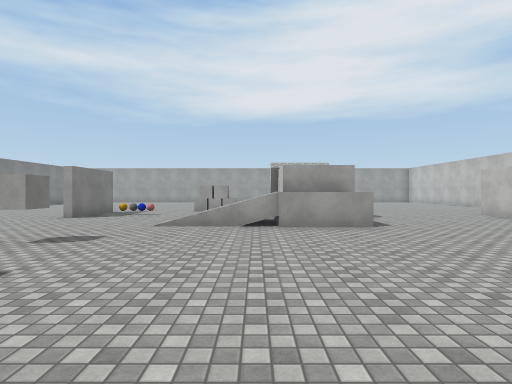
View 1 (above)

19 first-person views from a walk through a scene from a Unity 3-D project. The camera is 1.5 m above the floor, looks level and sees 80° across. The floor is counted in squares, 2 m on a side. Each view is taken from the middle of a square. On the plan, view 1 faces up. The plan holds only what a view shows up to about 10 squares ahead; the rest is blank. The player character is not drawn. Surface patterns are stand-ins for the level's own textures.

View 2
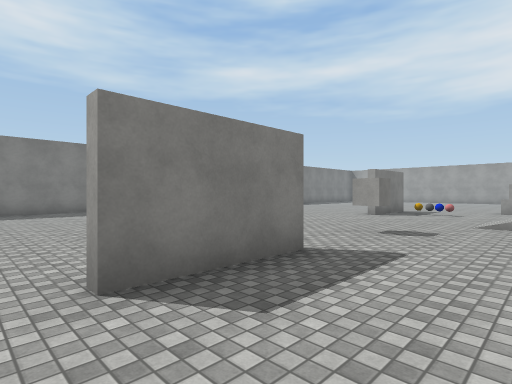

View 3
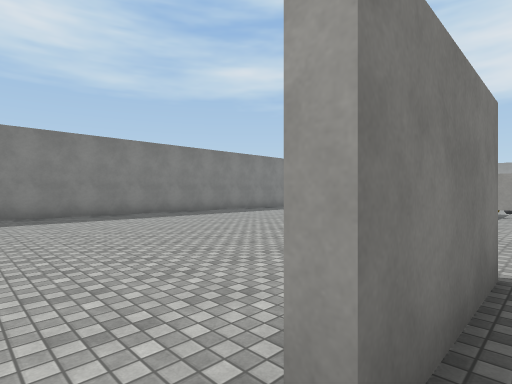

View 4
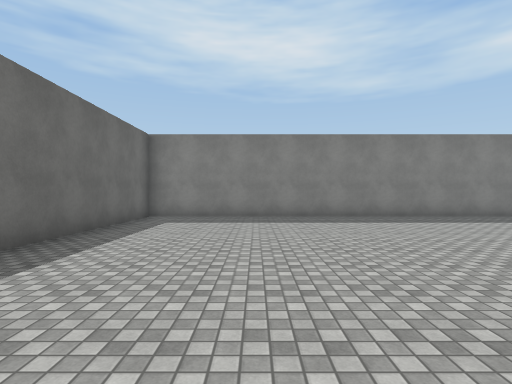

View 5
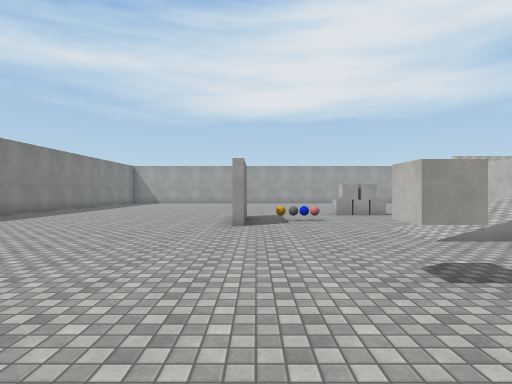

View 6
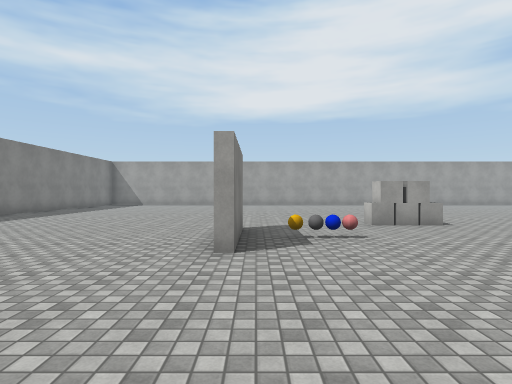

View 7
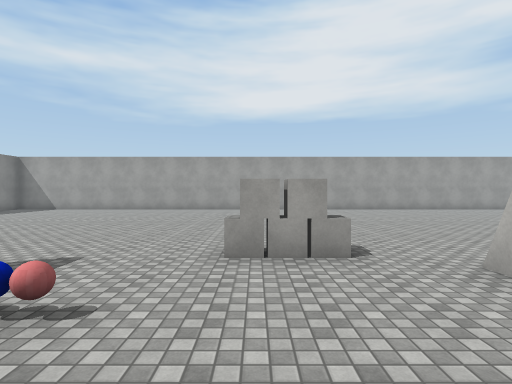

View 8
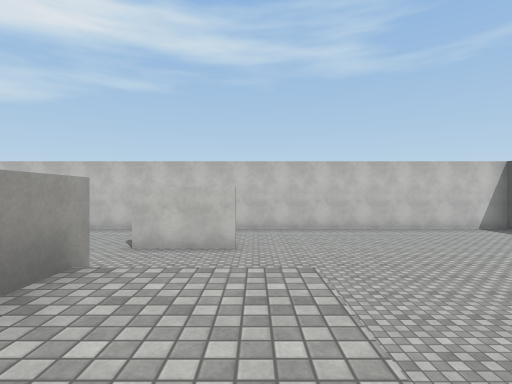

View 9
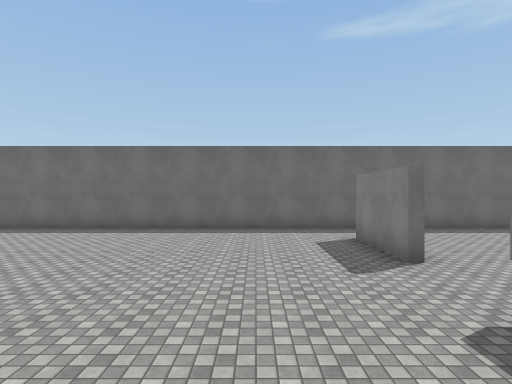

View 10
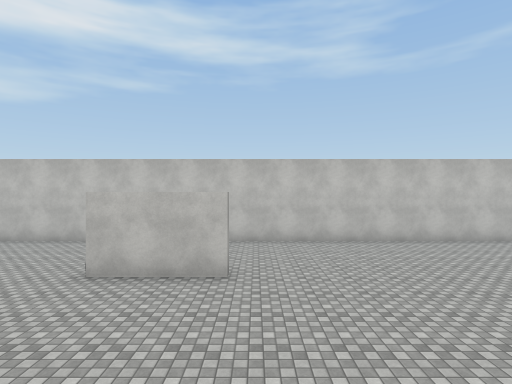

View 11
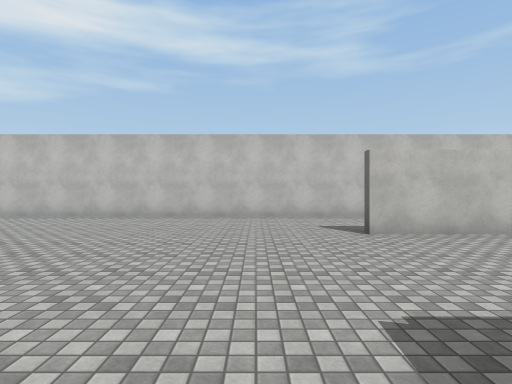

View 12
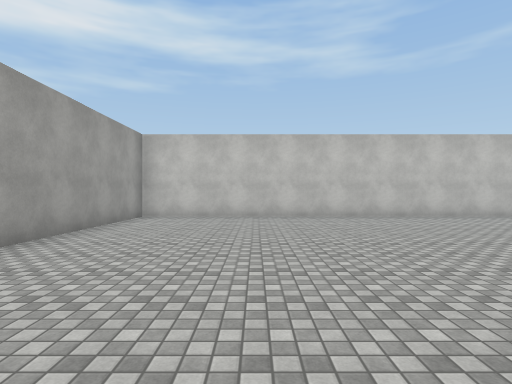

View 13
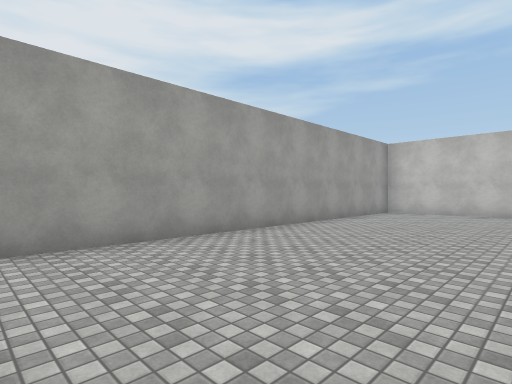

View 14
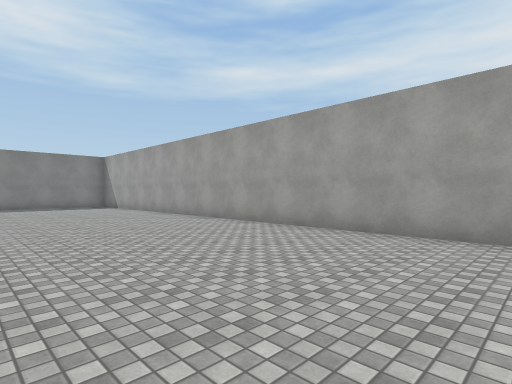

View 15
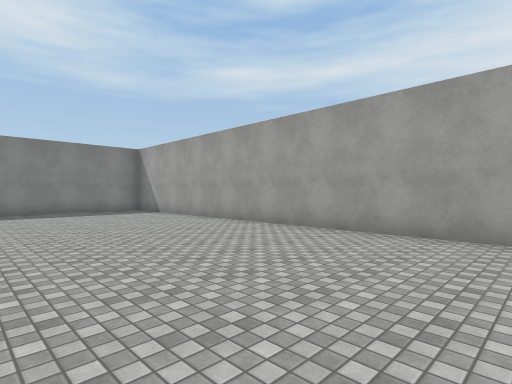

View 16
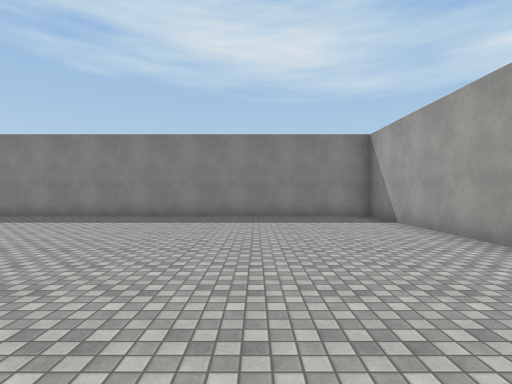

View 17
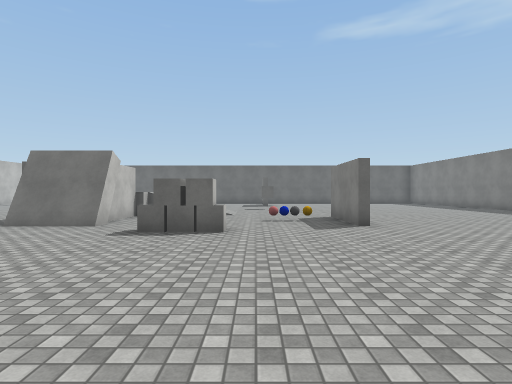

View 18
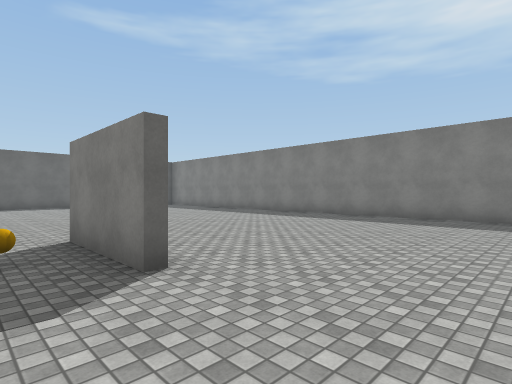

View 19
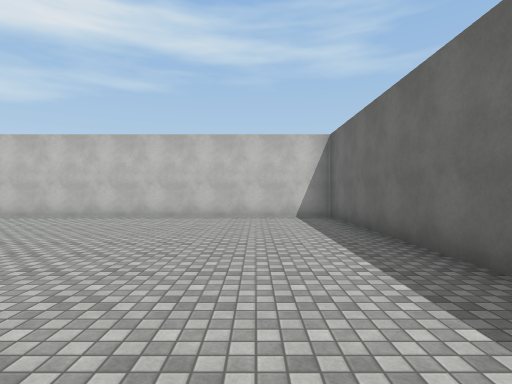

### Floor plan
Points are (right, up) in squares from view 1. A wall is a line through its corners. A room is listed if a view was taken in it or the views show most of it. See-through windows are left out.
Room 1 (views 1, 2, 3, 4, 5, 6, 7, 8, 9, 10, 11, 12, 13, 14, 15, 16, 17, 18, 19)
walls: (0.5, 10.4) (0.5, 11) (2.5, 11); (0.5, 11.3) (2.5, 11.3); (2.8, 8.5) (0.7, 8.5) (0.7, 10.2); (-5.3, 11.2) (-5.3, 8.8); (-3.4, 2.2) (-3.4, -0.2); (7.4, 7.4) (7.4, 10); (-4.1, -2.3) (11.3, -2.3) (11.3, 22.5) (-13.2, 22.5) (-13.2, -2.3) (-6.1, -2.3)
objects: ball (-4, 9); grey ball (-4, 10); blue ball (-4, 11); other object (-3, 5); ball (-3, 10); box (-2, 12); box (-1, 12)

Positions as (right, up) in squares from view 1, and headings:
1: (0, 0), facing up
2: (-1, -1), facing up-left
3: (-3, -1), facing up-left
4: (-4, 1), facing left
5: (-5, 2), facing up
6: (-5, 5), facing up
7: (-2, 8), facing up
8: (0, 7), facing right
9: (-1, 7), facing down
10: (2, 7), facing right
11: (2, 12), facing right
12: (2, 19), facing right
13: (0, 18), facing up-right
14: (3, 17), facing up-left
15: (-1, 17), facing up-left
16: (-4, 19), facing left
17: (-3, 18), facing down
18: (-4, 14), facing down-left
19: (2, 0), facing right
